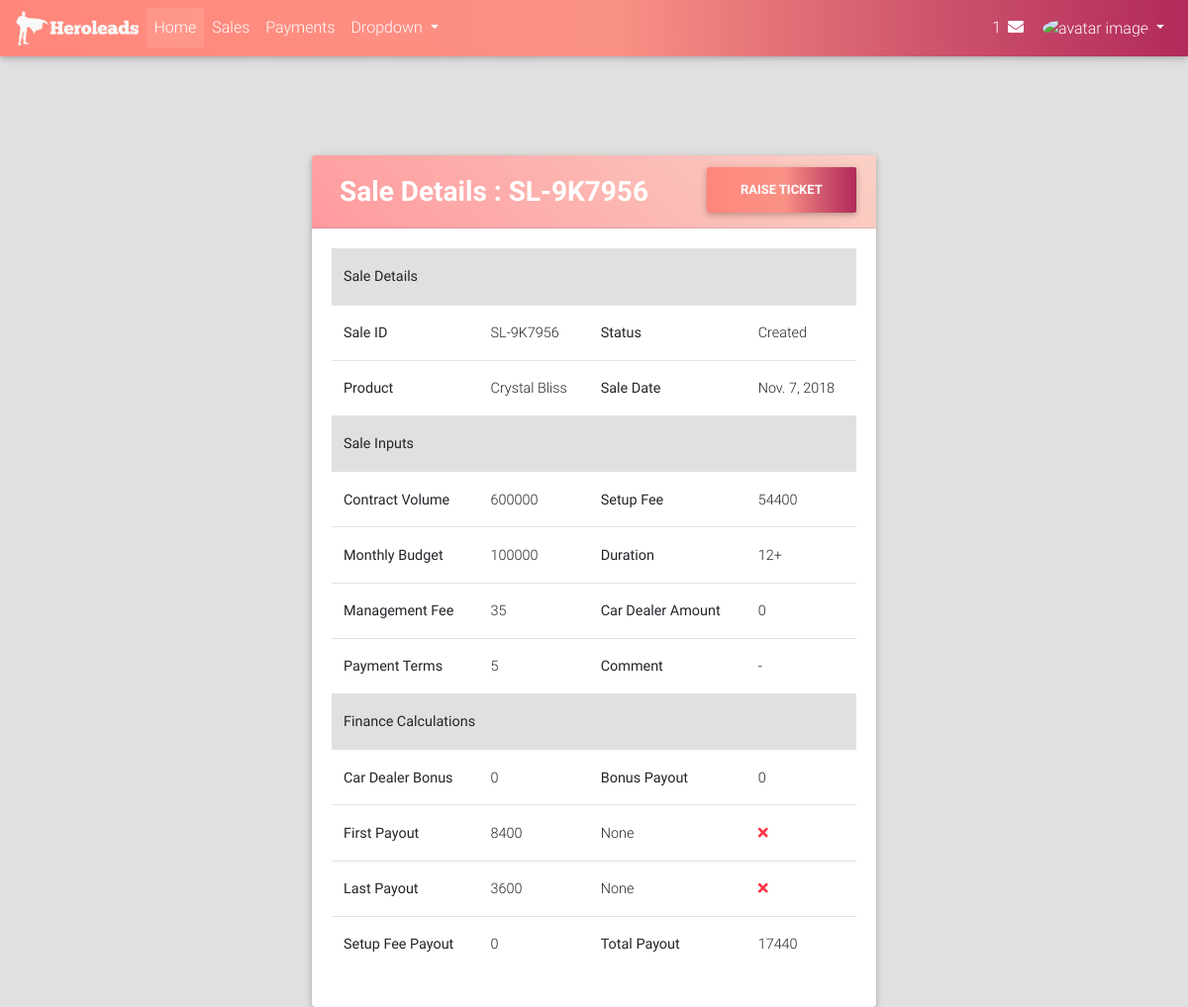
The page /sales/detail/1/ (signed in) on the database its author committed.
### sales/models.py (models this page shows, shortened)
class Sale(models.Model):
    SALE_STATUS_CHOICES = (("CR", "Created"), ("AP", "Approved"), ("CP", "Completed"), ("DC", "Declined"))
    agent = models.ForeignKey(User, on_delete=models.CASCADE)
    campaign_name = models.CharField(max_length=128)
    sale_date = models.DateField()
    setup_fee = models.PositiveIntegerField()
    contract_volume = models.PositiveIntegerField()
    monthly_budget = models.PositiveIntegerField()
    duration = models.ForeignKey(Duration, on_delete=models.PROTECT)
    management_fee = models.PositiveIntegerField()
    car_dealer_amount = models.PositiveIntegerField()
    payment_terms = models.PositiveIntegerField()
    agent_comment = models.TextField(verbose_name="Comment", blank=True)
    first_commission_paid = models.BooleanField(default=False)
    last_commission_paid = models.BooleanField(default=False)
    first_commission_pay_on = models.DateField(blank=True, null=True)
    last_commission_pay_on = models.DateField(blank=True, null=True)
    finance_comment = models.TextField(blank=True)
    commission_applicable = models.FloatField(blank=True, null=True)
    payment_term_intz = models.PositiveIntegerField(blank=True, null=True)
    car_dealer_bonus = models.PositiveIntegerField(blank=True, null=True)
    multiplier_applicable = models.FloatField(blank=True, null=True)
    setup_fee_payout = models.PositiveIntegerField(blank=True, null=True)
    first_payout = models.PositiveIntegerField(blank=True, null=True)
    last_payout = models.PositiveIntegerField(blank=True, null=True)
    bonus_payout = models.PositiveIntegerField(blank=True, null=True)
    total_payout = models.PositiveIntegerField(blank=True, null=True)
    sale_id = models.CharField(max_length=32, default=sale_id_generator)
    status = models.CharField(max_length=2, choices=SALE_STATUS_CHOICES, default="CR")
    created_on = models.DateTimeField(auto_now_add=True)

### calcons/models.py (models this page shows)
class Duration(models.Model):
    min_value = models.PositiveIntegerField()
    max_value = models.PositiveIntegerField(blank=True, null=True)
    commission_applicable = models.FloatField()
    is_active = models.BooleanField(default=True)
    def __str__(self):
        return "{}".format(self.get_duration_display_text)
    @property
    def get_duration_display_text(self):
        if self.min_value and self.max_value:
            return "{}-{}".format(self.min_value, self.max_value)
        elif self.min_value and not self.max_value:
            return "{}+".format(self.min_value)

### sales/views.py (the view)
# urls.py: url(r'^detail/(?P<id>[0-9]+)/$', views.SaleDetailView.as_view(), name="detail"),
class SaleDetailView(LoginRequiredMixin, DetailView):
    model = Sale
    context_object_name = "sale"
    template_name = "sales/detail.html"
    slug_field = "id"
    slug_url_kwarg = "id"
    def get_object(self, queryset=None):
        sale = super().get_object()
        if sale.agent == self.request.user:
            return sale
        raise Http404("Sale not found!")

### portal/templates/sales/detail.html (shortened to what this page needs)
{% extends "portal/base.html" %}
{% load crispy_forms_tags %}
{% block content %}
    <br><br><br><br>
    <div class="col-lg-6" style="margin: auto">
        <div class="card clearfix">
            <div class="card-header warm-flame-gradient clearfix">
                <div class="page_heading float-left">
                <h3 class="white-text font-weight-bold m-2">Sale Details : {{ sale.sale_id }}</h3>
                </div>
                <div class="create_sale_btn float-right">
                    <a href="{% url "sales:add" %}"><button class="btn young-passion-gradient font-weight-bold text-white m-0">Raise Ticket</button></a>
                </div>
            </div>
            <div class="card-body">
                <div class="detail_table">
                    <table class="table detail_table table-hover">
                        <thead class="bg-light">
                            <th colspan="4">Sale Details</th>
                        </thead>
                        <tr>
                            <th>Sale ID</th>
                            <td>{{ sale.sale_id }}</td>
                            <th>Status</th>
                            <td>{{ sale.get_status_display }}</td>
                        </tr>
                        <tr>
                            <th>Product</th>
                            <td>{{ sale.campaign_name }}</td>
                            <th>Sale Date</th>
                            <td>{{ sale.sale_date }}</td>
                        </tr>
                        <thead class="bg-light">
                            <th colspan="4">Sale Inputs</th>
                        </thead>
                        <tr>
                            <th>Contract Volume</th>
                            <td>{{ sale.contract_volume }}</td>
                            <th>Setup Fee</th>
                            <td>{{ sale.setup_fee }}</td>
                        </tr>
                        <tr>
                            <th>Monthly Budget</th>
                            <td>{{ sale.monthly_budget }}</td>
                            <th>Duration</th>
                            <td>{{ sale.duration }}</td>
                        </tr>
                        <tr>
                            <th>Management Fee</th>
                            <td>{{ sale.management_fee }}</td>
                            <th>Car Dealer Amount</th>
                            <td>{{ sale.car_dealer_amount }}</td>
                        </tr>
                        <tr>
                            <th>Payment Terms</th>
                            <td>{{ sale.payment_terms }}</td>
                            <th>Comment</th>
                            <td>{{ sale.agent_comment|default:"-" }}</td>
                        </tr>
                        <thead class="bg-light">
                            <th colspan="4">Finance Calculations</th>
                        </thead>
                        <tr>
                            <th>Car Dealer Bonus</th>
                            <td>{{ sale.car_dealer_bonus }}</td>
                            <th>Bonus Payout</th>
                            <td>{{ sale.bonus_payout }}</td>
                        </tr>
                        <tr>
                            <th>First Payout</th>
                            <td>{{ sale.first_payout }}</td>
                            <td>{{ sale.first_commission_pay_on }}</td>
                            <td>
                                <i class="fa {% if sale.first_commission_paid %}fa-check text-success{% else %}fa-times text-danger{% endif %}"></i>
                            </td>
                        </tr>
                        <tr>
                            <th>Last Payout</th>
                            <td>{{ sale.last_payout }}</td>
                            <td>{{ sale.last_commission_pay_on }}</td>
                            <td>
                                <i class="fa {% if sale.last_commission_paid %}fa-check text-success{% else %}fa-times text-danger{% endif %}"></i>
                            </td>
                        </tr>
                        <tr>
                            <th>Setup Fee Payout</th>
                            <td>{{ sale.bonus_payout }}</td>
                            <th>Total Payout</th>
                            <td>{{ sale.total_payout }}</td>
                        </tr>
                    </table>
                </div>
            </div>
        </div>
    </div>
{% endblock %}

### rows shown on the page
Sale: sale_id "SL-9K7956", status "Created", campaign_name "Crystal Bliss", sale_date "Nov. 7, 2018", contract_volume "600000", setup_fee "54400", monthly_budget "100000", duration "12+", management_fee "35", car_dealer_amount "0", payment_terms "5", agent_comment "-", car_dealer_bonus "0", bonus_payout "0", first_payout "8400", first_commission_pay_on "None", last_payout "3600", last_commission_pay_on "None", total_payout "17440"
